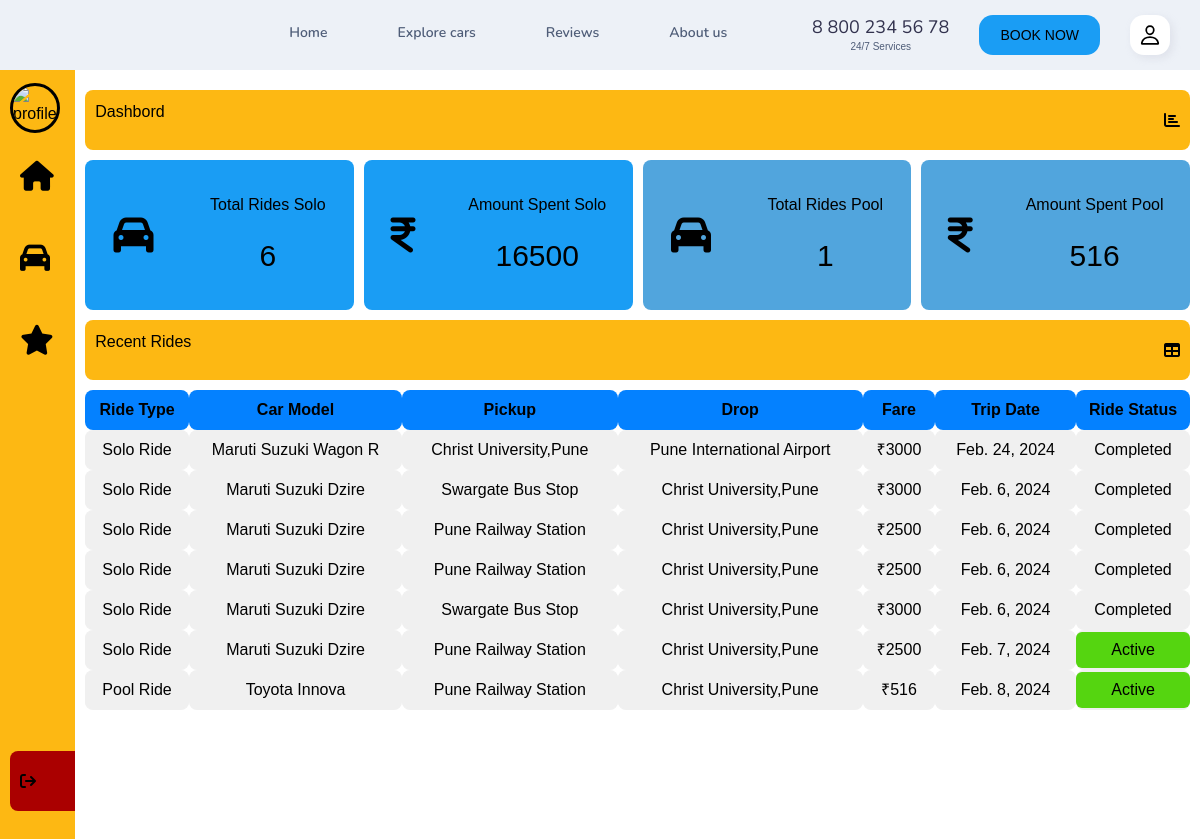
/userindex (signed in), run on the app's committed database.
### cab_booking/models.py (models this page shows)
class BookingDetails(models.Model):
    bookingID = models.UUIDField(auto_created=True, primary_key=True, default=uuid.uuid4)
    carID = models.TextField(max_length=10, blank=False)
    start_location = models.TextField(max_length=50, blank=False)
    end_location = models.TextField(max_length=50, blank=False)
    booking_time = models.DateField(default=datetime.datetime.now())
    booking_fare = models.IntegerField(blank=False)
    trip_date = models.DateField(default=datetime.datetime.now())
    userID = models.IntegerField(blank=False, default=0)
    rideStatus = models.IntegerField(blank=False,default=0) #0 Completed, 1 Active

class carsAvailable(models.Model):
    carID = models.TextField(max_length=10,blank=False,primary_key=True)
    carModel = models.TextField(max_length=30,blank=False)
    carCapacity = models.IntegerField(blank=False)
    carNumber = models.TextField(max_length=20,blank=False, default = 0)

class poolRideBooking(models.Model):
    bookingID = models.UUIDField(auto_created=True, primary_key=True, default=uuid.uuid4)
    carID = models.TextField(max_length=10, blank=False)
    carCapacity = models.IntegerField(blank=False,default=4)
    start_location = models.TextField(max_length=50, blank=False)
    end_location = models.TextField(max_length=50, blank=False)
    booking_time = models.DateField(default=datetime.datetime.now())
    booking_fare_pu = models.IntegerField(blank=False)
    trip_date = models.DateField(default=datetime.datetime.now())
    userID = models.IntegerField(blank=False, default=0)
    rideStatus = models.IntegerField(blank=False,default=0) #0 Completed, 1 Active
    seats_booked = models.IntegerField(blank=False,default=0)

### user_dashboard/views.py (the view, shortened to what this page needs)
# urls.py: path('userindex',userIndex,name='userindex'),
def userIndex(request):
    if request.user and not request.user.is_staff:
        user_id=request.user.id
        userObj=User.objects.get(id=user_id)
        bookingDetail = BookingDetails.objects.filter(userID=user_id)
        amountSpent = BookingDetails.objects.filter(userID=user_id).values_list('booking_fare',flat=True)
        poolBookingDetail = poolRideBooking.objects.filter(userID=user_id)
        amountSpent_pool = poolRideBooking.objects.filter(userID = user_id).values_list('booking_fare_pu',flat=True)
        totalAmount =0
        rideCount=0
        for i in amountSpent:
            totalAmount+=i
            rideCount+=1
        totalpoolamount = 0
        rideCount_pool = 0
        for i in amountSpent_pool:
            totalpoolamount+=i
            rideCount_pool+=1
        availCar = carsAvailable.objects.all()
        return render(request, "user_dashboard/userIndex.html",{'user':userObj,
                                                                'bookings':bookingDetail,
                                                                'cars':availCar,
                                                                'totalAmount':totalAmount,
                                                                'rideCount':rideCount,
                                                                'poolride':poolBookingDetail,
                                                                'totalpoolamount':totalpoolamount,
                                                                'ridepoolcount':rideCount_pool})

### templates/user_dashboard/userIndex.html (shortened to what this page needs)
{% extends 'base.html' %} {% load static %} {%block extrahead %}
<link rel="stylesheet" href="{% static 'css/userStyle.css' %}" />
{% endblock extrahead %} {% block content %} {% csrf_token %}
<div class="menu">
  <ul>
    <li class="profile">
      <div class="img-box">
      </div>
    </li>
    <li>
      <a href="#">
        <i class="fas fa-home"></i>
      </a>
    </li>
    <li>
      <a href="#">
        <i class="fa-solid fa-car"></i>
      </a>
    </li>
    <li>
      <a href="#">
        <i class="fa-solid fa-star"></i>
      </a>
    </li>
    <li>
      <form method="POST" action="/signout" class="log-out">
        <button type="submit" id="signout" name="signout" style="height: 60px; width: 170px;">
          <i class="fas fa-sign-out"></i>
        </button>
      </form>
    </li>
  </ul>
</div>
<div class="content">
  <div class="title-info">
    <p>Dashbord</p>
    <i class="fas fa-chart-bar"></i>
  </div>
  <div class="data-info">
    <div class="box">
      <i class="fa-solid fa-car"></i>
      <div class="data">
        <p>Total Rides Solo</p>
        <span>{{rideCount}}</span>
      </div>
    </div>
    <div class="box">
      <i class="fa-solid fa-indian-rupee-sign"></i>
      <div class="data">
        <p>Amount Spent Solo</p>
        <span>{{totalAmount}}</span>
      </div>
    </div>
    <div class="box" style="background-color:#51a5dd;">
      <i class="fa-solid fa-car"></i>
      <div class="data">
        <p>Total Rides Pool</p>
        <span>{{ridepoolcount}}</span>
      </div>
    </div>
    <div class="box" style="background-color:#51a5dd;">
      <i class="fa-solid fa-indian-rupee-sign"></i>
      <div class="data">
        <p>Amount Spent Pool</p>
        <span>{{totalpoolamount}}</span>
      </div>
    </div>
  </div>
  <div class="title-info">
    <p>Recent Rides</p>
    <i class="fas fa-table"></i>
  </div>
  <table>
    <thead>
      <tr>
        <th>Ride Type</th>
        <th>Car Model</th>
        <th>Pickup</th>
        <th>Drop</th>
        <th>Fare</th>
        <th>Trip Date</th>
        <th>Ride Status</th>
      </tr>
    </thead>
    {% for booking in bookings %}
    <tbody>
      <tr>
        <td><span class="distance">Solo Ride</span></td>
        {% for car in cars %}
        {% if booking.carID == car.carID %}
        <td>{{car.carModel}}</td>
        {% endif %} {% endfor %}
        <td><span class="distance">{{booking.start_location}}</span></td>
        <td><span class="distance">{{booking.end_location}}</span></td>
        <td><span class="fare">₹{{booking.booking_fare}}</span></td>
        <td><span class="fare">{{booking.trip_date}}</span></td>
        {% if booking.rideStatus is 1 %}
        <td><span class="fare" style="background-color:#55d510;">Active</span></td>
        {% else %}
        <td><span class="fare">Completed</span></td>
        {% endif %}
      </tr>
    </tbody>
    {%endfor%}
    {% for booking in poolride %}
    <tbody>
      <tr>
        <td><span class="distance">Pool Ride</span></td>
        {% for car in cars %}
        {% if booking.carID == car.carID %}
        <td>{{car.carModel}}</td>
        {% endif %} {% endfor %}
        <td><span class="distance">{{booking.start_location}}</span></td>
        <td><span class="distance">{{booking.end_location}}</span></td>
        <td><span class="fare">₹{{booking.booking_fare_pu}}</span></td>
        <td><span class="fare">{{booking.trip_date}}</span></td>
        {% if booking.rideStatus is 1 %}
        <td><span class="fare" style="background-color:#55d510;">Active</span></td>
        {% else %}
        <td><span class="fare">Completed</span></td>
        {% endif %}
      </tr>
    </tbody>
    {%endfor%}
  </table>
</div>
{% endblock content %}

### static/css/style.css (style rules this page uses)
:root { --pale-purple-pantone: hsl(262, 63%, 92%); --medium-sea-green: hsl(152, 63%, 43%); --lavender-blush: hsl(336, 35%, 92%); --carolina-blue: hsl(204, 91%, 53%); --columbia-blue: hsl(204, 92%, 90%); --alice-blue-1: hsl(216, 38%, 95%); --alice-blue-2: hsl(216, 75%, 97%); --alice-blue-3: hsl(216, 38%, 95%); --alice-blue-4: hsl(217, 33%, 92%); --independence: hsl(219, 21%, 39%); --deep-cerise: hsl(329, 63%, 52%); --eerie-black: hsl(210, 11%, 15%); --space-cadet: hsl(240, 22%, 25%); --blue-jeans: hsl(204, 80%, 63%); --slate-blue: hsl(262, 60%, 57%); --beau-blue: hsl(208, 86%, 92%); --honey-dew: hsl(152, 48%, 89%); --mimi-pink: hsl(329, 63%, 90%); --red-salsa: hsl(0, 79%, 63%); --sapphire: hsl(211, 100%, 35%); --manatee: hsl(219, 14%, 60%); --white: hsl(0, 0%, 100%); --gradient: linear-gradient(to top, var(--alice-blue-2), var(--alice-blue-3)); --ff-nunito: "Nunito", sans-serif; --ff-open-sans: "Open Sans", sans-serif; --fs-1: 2.125rem; --fs-2: 1.875rem; --fs-3: 1.5rem; --fs-4: 1.375rem; --fs-5: 1.125rem; --fs-6: 0.875rem; --fs-7: 0.625rem; --fw-400: 400; --fw-600: 600; --transition: 0.5s ease; --section-padding: 50px; --radius-10: 10px; --radius-14: 14px; --radius-18: 18px; --shadow-1: 3px 3px 9px hsla(240, 14%, 69%, 0.2); --shadow-2: 3px 3px 9px hsla(204, 92%, 59%, 0.3); }
*, *::before, *::after { margin: 0; padding: 0; box-sizing: border-box; }
li { list-style: none; }
a { text-decoration: none; }
a, img, span, label, input, button, ion-icon { display: block; }
button, input { background: none; border: none; font: inherit; }
button { cursor: pointer; }
html { font-family: var(--ff-open-sans); color: var(--eerie-black); font-size: 1rem; line-height: 1.5; scroll-behavior: smooth; }
body { background: var(--alice-blue-1); overflow-x: hidden; }
button, a { transition: var(--transition); }
@media (min-width: 768px) { :root { --fs-1: 2.625rem; } }
@media (min-width: 1200px) { :root { --fs-1: 2.875rem; --fs-2: 2rem; } }

### static/css/userStyle.css (style rules this page uses)
* { padding: 0; margin: 0; color: black; font-family: sans-serif; }
body { margin-top: 70px; background-color:rgb(255, 255, 255); display: flex; }
.profile { display: flex; align-items: center; gap: 30px; }
.img-box { width: 50px; height: 50px; border-radius: 50%; overflow: hidden; border: 3px solid black; flex-shrink: 0; }
.menu { background-color: #FDB813; width: 80px; height: 100vh; padding: 10px; overflow: hidden; transition: 0.5s; }
ul { list-style: none; position: relative; height: 95%; }
ul li a { display: block; text-decoration: none; padding: 10px; margin: 10px 0; border-radius: 8px; display: flex; gap: 40px; align-items: center; transition: 0.5s; }
.log-out { position: absolute; bottom: 0; width: 100%; }
.log-out button { background-color:#a00 ; }
ul li a i { font-size: 30px; }
.content { width: 100%; margin: 10px; }
.title-info { background-color: #FDB813; padding: 10px; display: flex; align-items: center; justify-content: space-between; border-radius: 8px; margin: 10px 0; }
.data-info { display:flex; align-items: center; justify-content: space-between; flex-wrap: wrap; gap: 10px; }
.box { background-color: #1a9df4; height: 150px; flex-basis: 150px; flex-grow: 1; border-radius: 8px; display: flex; align-items: center; justify-content: space-around; }
.box i { font-size:40px }
.box .data { text-align: center; }
.box .data span { font-size: 30px; }
table { width: 100%; text-align: center; border-spacing: 8px; }
th,td { background-color: rgb(240, 240, 240); height: 40px; border-radius: 8px; }
th { background-color: #0481ff; }
.distance , .fare { padding: 6px; border-radius: 6px; }
.distance { background-color: rgb(240, 240, 240); }
.fare { background-color: rgb(240, 240, 240); color: black; }
ul { padding-left: 0; }
button#signout { display: block; text-decoration: none; padding: 10px; margin: 10px 0; border-radius: 8px; display: flex; gap: 40px; align-items: center; transition: 0.5s; }

### data on the page
BookingDetails: start_location "Christ University,Pune", end_location "Pune International Airport", booking_fare "3000", trip_date "Feb. 24, 2024", rideStatus "Completed"
carsAvailable: carModel "Maruti Suzuki Wagon R"
BookingDetails: start_location "Swargate Bus Stop", end_location "Christ University,Pune", booking_fare "3000", trip_date "Feb. 6, 2024", rideStatus "Completed"
carsAvailable: carModel "Maruti Suzuki Dzire"
BookingDetails: start_location "Pune Railway Station", end_location "Christ University,Pune", booking_fare "2500", trip_date "Feb. 6, 2024", rideStatus "Completed"
BookingDetails: start_location "Pune Railway Station", end_location "Christ University,Pune", booking_fare "2500", trip_date "Feb. 6, 2024", rideStatus "Completed"
BookingDetails: start_location "Swargate Bus Stop", end_location "Christ University,Pune", booking_fare "3000", trip_date "Feb. 6, 2024", rideStatus "Completed"
BookingDetails: start_location "Pune Railway Station", end_location "Christ University,Pune", booking_fare "2500", trip_date "Feb. 7, 2024", rideStatus "Active"
poolRideBooking: start_location "Pune Railway Station", end_location "Christ University,Pune", booking_fare_pu "516", trip_date "Feb. 8, 2024", rideStatus "Active"
carsAvailable: carModel "Toyota Innova"

### other printed values
{{ rideCount }} "6"
{{ totalAmount }} "16500"
{{ ridepoolcount }} "1"
{{ totalpoolamount }} "516"
